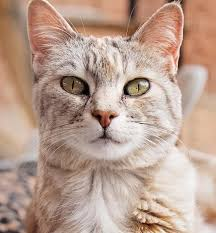
#> input picture opencv/data/cat images/cat-3.png, 216 x 233 px; its folder holds 4 pictures in this run
$ jupyter execute 'grayscale hist.ipynb'
#> lines starting #> are read from the running program, lines starting #| are printed output that depends on the picture; after the words box and inside, x2 and y2 are one past the last pixel; in counts of white or black regions, pixels touching at a corner belong together
[cell 1]
import cv2 as cv
from PIL import Image
import numpy as np
from IPython.display import display
import matplotlib.pyplot as plt
import os


BASE_DATA_DIR = "../data"
CATS = "/cat images"
VIDEOS = "/videos"

def display_as_rgb(img):
  to_rgb = cv.cvtColor(img, cv.COLOR_BGR2RGB)
  display(Image.fromarray(to_rgb))

os.listdir(BASE_DATA_DIR + CATS)

[cell 2]
img = cv.imread(BASE_DATA_DIR + CATS + "/cat-3.png")
#> img is the input picture: shape (233, 216, 3); mean B, G, R 144.1, 158.7, 185.7
display_as_rgb(img)

[cell 3]
gray = cv.cvtColor(img, cv.COLOR_BGR2GRAY)
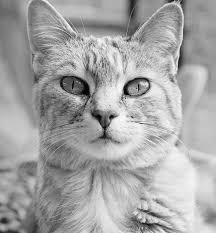
#> gray: shape (233, 216); min 2, max 254, mean 165.1
display_as_rgb(gray)

[cell 4]
# Grayscale histogram
# bins ranges from 0 (black) to 255 (white)
# the histogram measures the number of pixels for each level of intensity.

gray_hist = cv.calcHist(images=[gray], channels=[0], mask=None, histSize=[256], ranges=[0, 256])
#> gray_hist = 256 values, max 528 at index 149, min 0 at index 0, mean 196.6
plt.figure()
#> (this line was passed over: IPython is not available in this run)
plt.title("Grayscale Histogram")
#> (this line was passed over: IPython is not available in this run)
plt.xlabel("Bins")
#> (this line was passed over: IPython is not available in this run)
plt.ylabel("# of pixels")
#> (this line was passed over: IPython is not available in this run)
plt.plot(gray_hist)
#> (this line was passed over: IPython is not available in this run)
plt.xlim([0, 256])
#> (this line was passed over: IPython is not available in this run)
plt.show()

[cell 5]
blank = np.zeros(img.shape[:2], dtype=np.uint8)

[cell 6]
mask = cv.circle(blank.copy(), (img.shape[1] // 2, img.shape[0] // 2 - 20), 100, 255, -1)
display_as_rgb(mask)
#> in display_as_rgb (call 3), `to_rgb = cv.cvtColor(img, cv.COLOR_BGR2RGB)`:
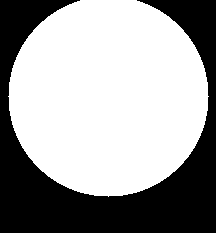
#> to_rgb: shape (233, 216, 3); 62.2% white; 1 black region, box (x1, y1, x2, y2) and area: (0, 0, 216, 233) 19029

[cell 7]
masked= cv.bitwise_and(gray, gray, mask=mask)
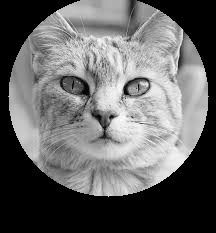
#> masked: shape (233, 216); min 0, max 254, mean 102.5
display_as_rgb(masked)

[cell 8]
gray_hist2 = cv.calcHist(images=[gray], channels=[0], mask=mask, histSize=[256], ranges=[0, 256])
#> gray_hist2 = 256 values, max 350 at index 189, min 0 at index 0, mean 122.3
plt.figure()
#> (this line was passed over: IPython is not available in this run)
plt.title("Grayscale Histogram")
plt.xlabel("Bins")
plt.ylabel("# of pixels")
plt.plot(gray_hist2)
plt.xlim([0, 256])
plt.show()
